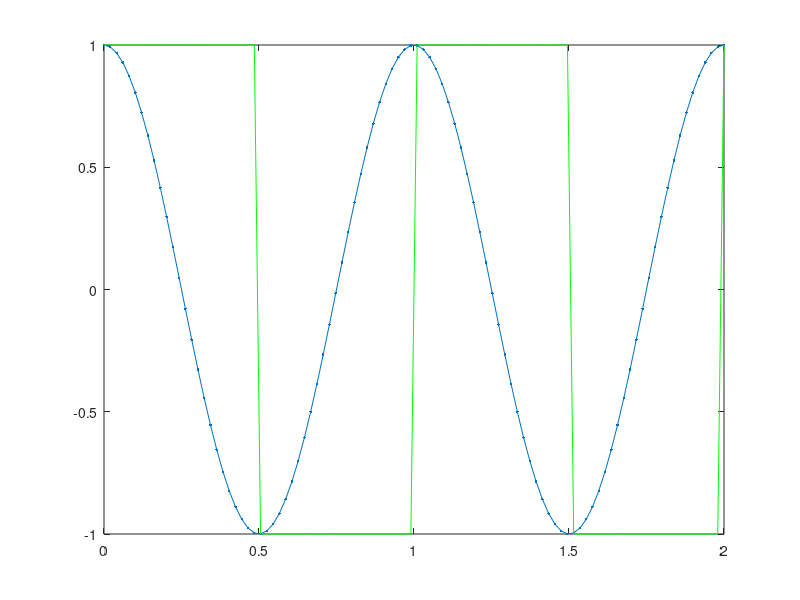

Source code (MATLAB):
% Example 2.6 Evaluate 2 waveform for Orthogonality.
clear all
close all

t = linspace(0, 2);
f1 = 1; % Frequency of sine wave
f2 = f1; % Frequency of cosine wave
cos_wave = cos(2*pi*f1*t);
square_wave = square(2*pi*f2*t);
normal_corr = sum(square_wave.*cos_wave);
disp("Normalized correlation between waves:")
disp(normal_corr)
plot(t, cos_wave, ".-", t, square_wave, 'g')
